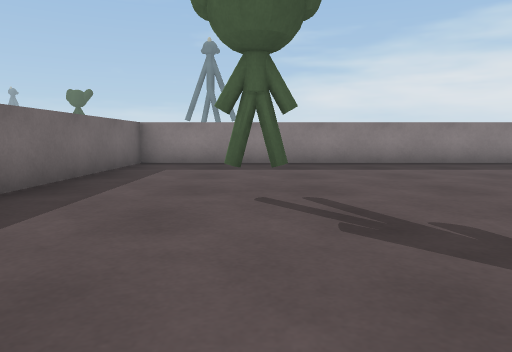
[1] (above)

24 first-person views from a walk through a Unity game level. The camera is 0.63 m above the floor, tilts 6° down and sees 70° across. The floor is counted in squares, 1 m on a side. Each view is taken from the middle of a square. On the plan, view 1 faces up. The plan holds only what a view shows up to about 10 squares ahead; the rest is blank. The place goes on beyond the plan. The player character is not drawn.

[2]
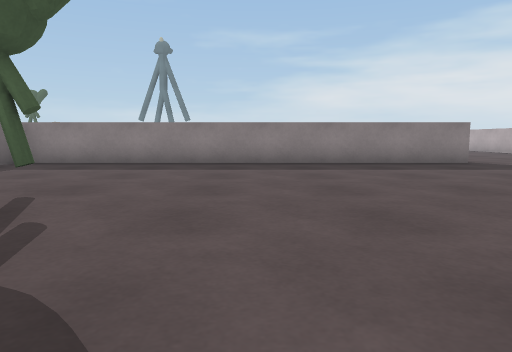

[3]
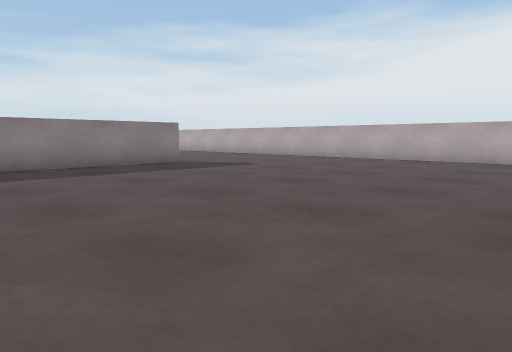

[4]
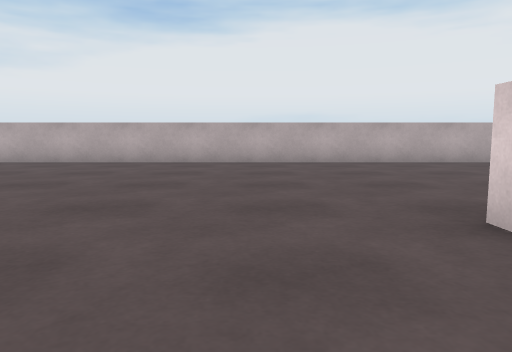

[5]
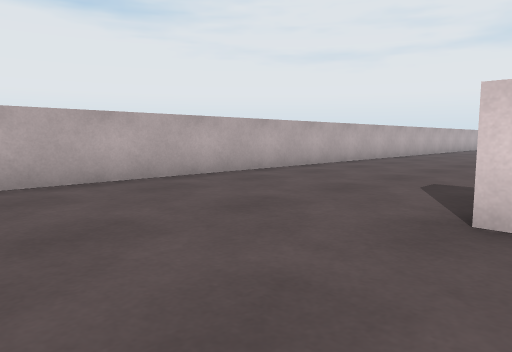

[6]
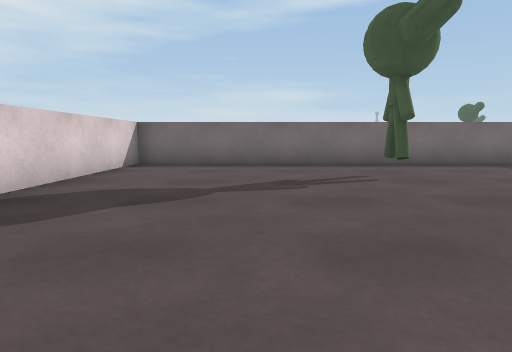

[7]
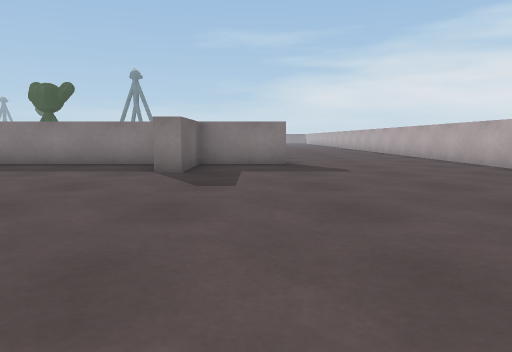

[8]
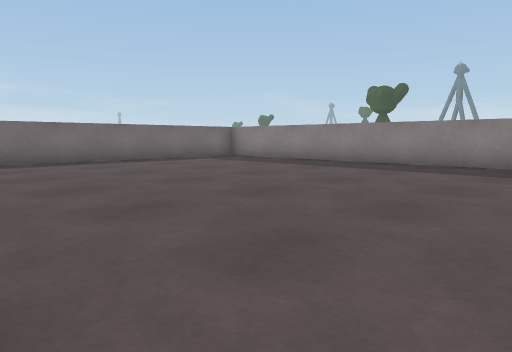

[9]
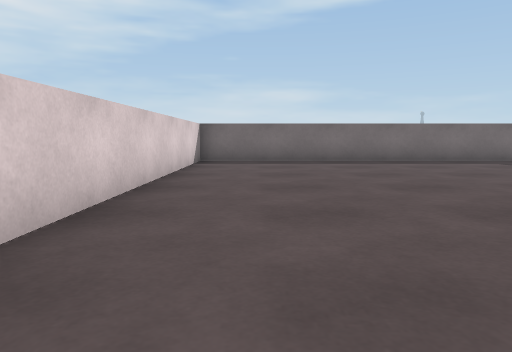

[10]
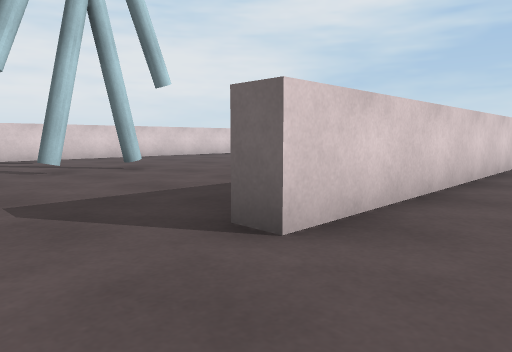

[11]
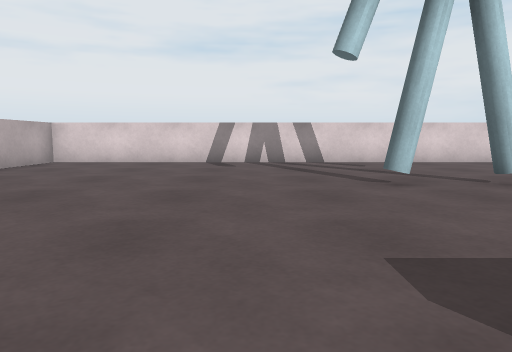

[12]
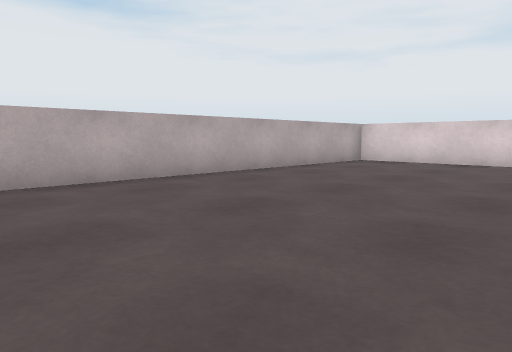

[13]
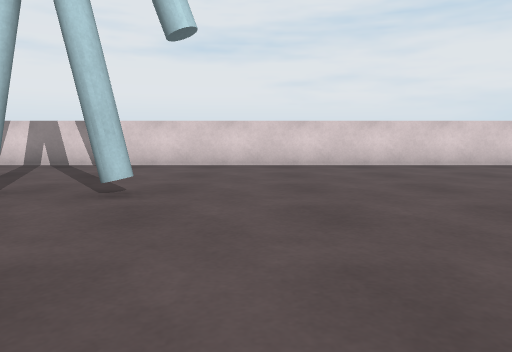

[14]
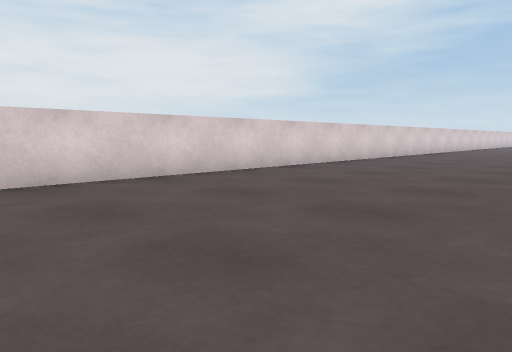

[15]
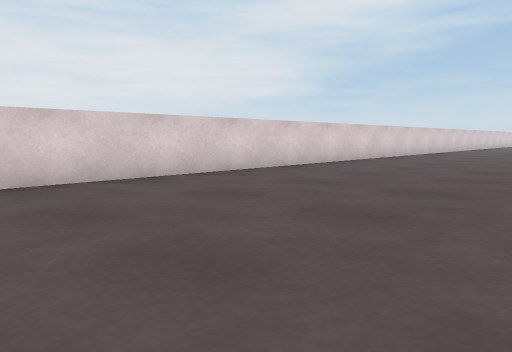

[16]
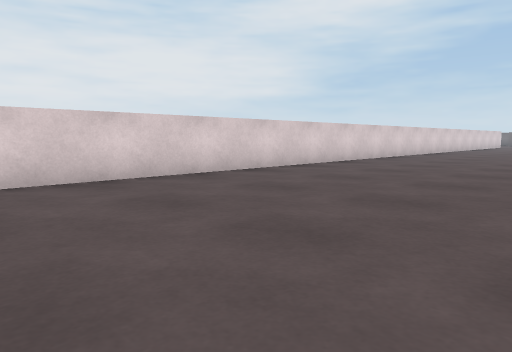

[17]
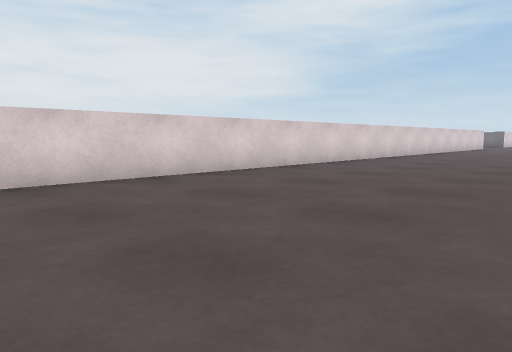

[18]
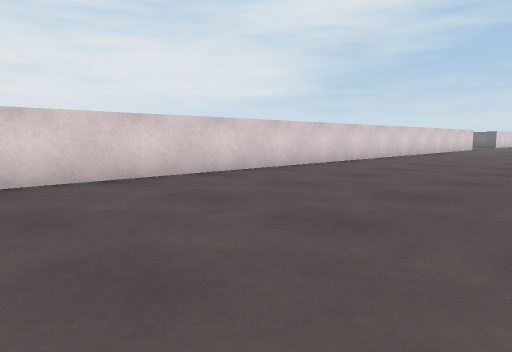

[19]
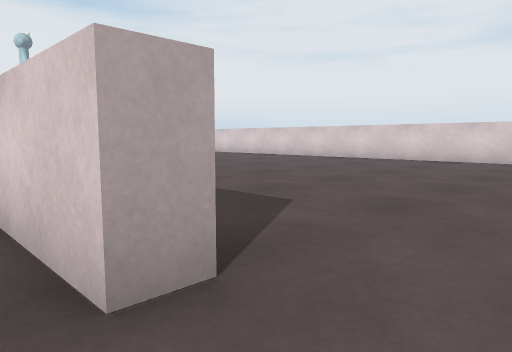

[20]
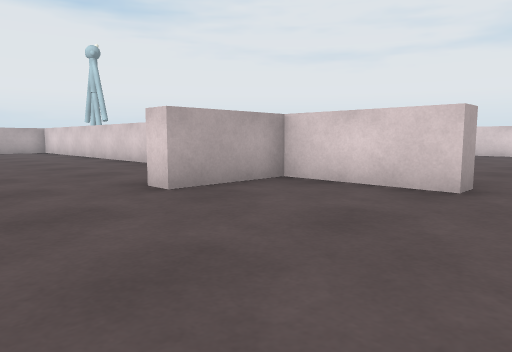

[21]
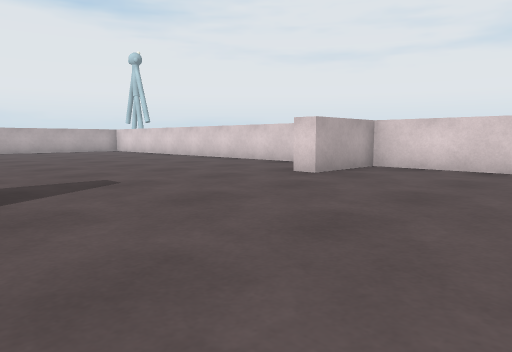

[22]
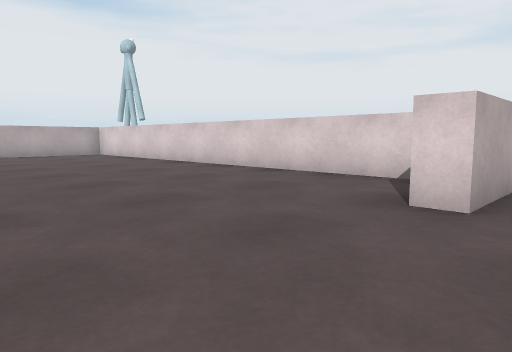

[23]
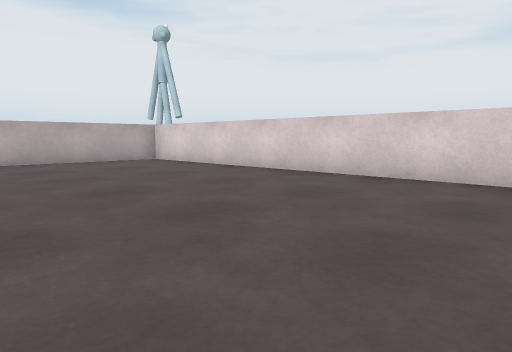

[24]
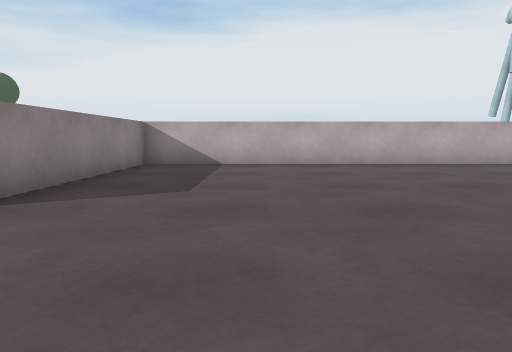

### Floor plan
Points are (right, up) in squares from view 1. A wall is a line through its corners. A room is listed if a view was taken in it or the views show most of it. See-through windows are left out.
Room 1 (views 1, 2, 3, 4, 5, 6, 7, 8, 9, 10, 11, 12, 13, 14, 15, 16, 17, 18)
walls: (-2.8, -2) (-2.8, -10.5) (6.3, -10.5) (6.3, -11.1); (5.6, -1.4) (1.4, -1.4); (8.8, -1.4) (6.7, -1.4) (6.7, -3.4) (6.1, -3.4); (13.2, -7.1) (13.2, 9.5); (8.4, 9) (-2.8, 9) (-2.8, -0.9) (2, -0.9); (-18.7, -11.1) (-18.7, -10.5); (-21.5, -20.3) (13.2, -20.3) (13.2, -11.9)
ways out: opening at (-20, -10.7) to room 2
objects: other object (0, 4); other object (5, -16); other object (6, -16)
Room 2 (views 19, 20, 21, 22, 23, 24)
walls: (-14.9, -10.5) (-4.2, -10.5); (-18.7, -10.5) (-16.1, -10.5) (-16.1, -8.4) (-15.6, -8.4); (-3.3, -10.1) (-3.3, -1.4) (-8.4, -1.4)
ways out: opening at (-20, -10.7) to room 1

Where each view was taken, in squares from view 1:
view 1: 0 up, 0 right, facing up
view 2: 0 up, 3 right, facing up
view 3: 1 up, 3 right, facing up-right
view 4: 3 up, 4 right, facing right
view 5: 2 up, 8 right, facing down-right
view 6: 2 up, 6 right, facing left
view 7: 10 down, 8 right, facing up
view 8: 10 down, 7 right, facing up-left
view 9: 9 down, 7 right, facing left
view 10: 9 down, 8 right, facing down-left
view 11: 11 down, 8 right, facing down
view 12: 11 down, 8 right, facing down-right
view 13: 12 down, 3 right, facing down
view 14: 15 down, 2 right, facing down-left
view 15: 15 down, 3 left, facing down-left
view 16: 15 down, 7 left, facing down-left
view 17: 15 down, 11 left, facing down-left
view 18: 15 down, 13 left, facing down-left
view 19: 10 down, 20 left, facing down-right
view 20: 6 down, 20 left, facing down-right
view 21: 3 down, 20 left, facing down-right
view 22: 5 down, 17 left, facing down-right
view 23: 5 down, 13 left, facing down-right
view 24: 4 down, 12 left, facing right
